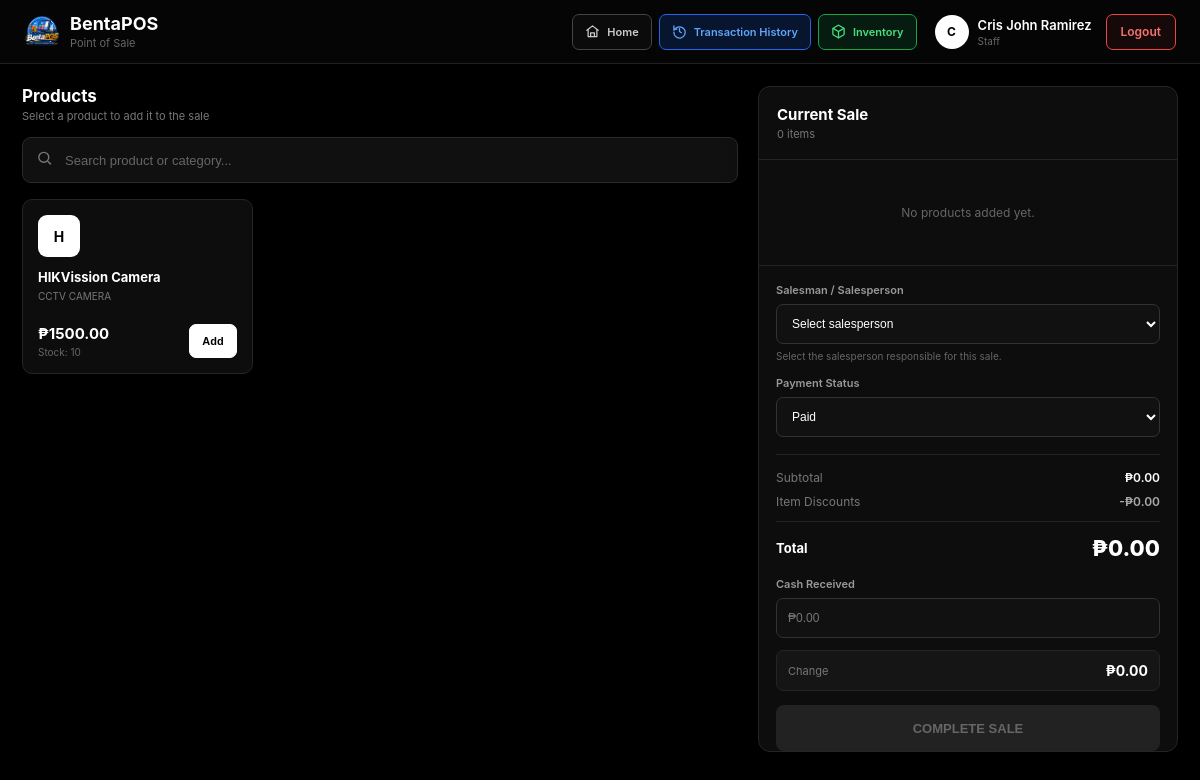
Before: /staff/dashboard/ (signed in) with the older database file.
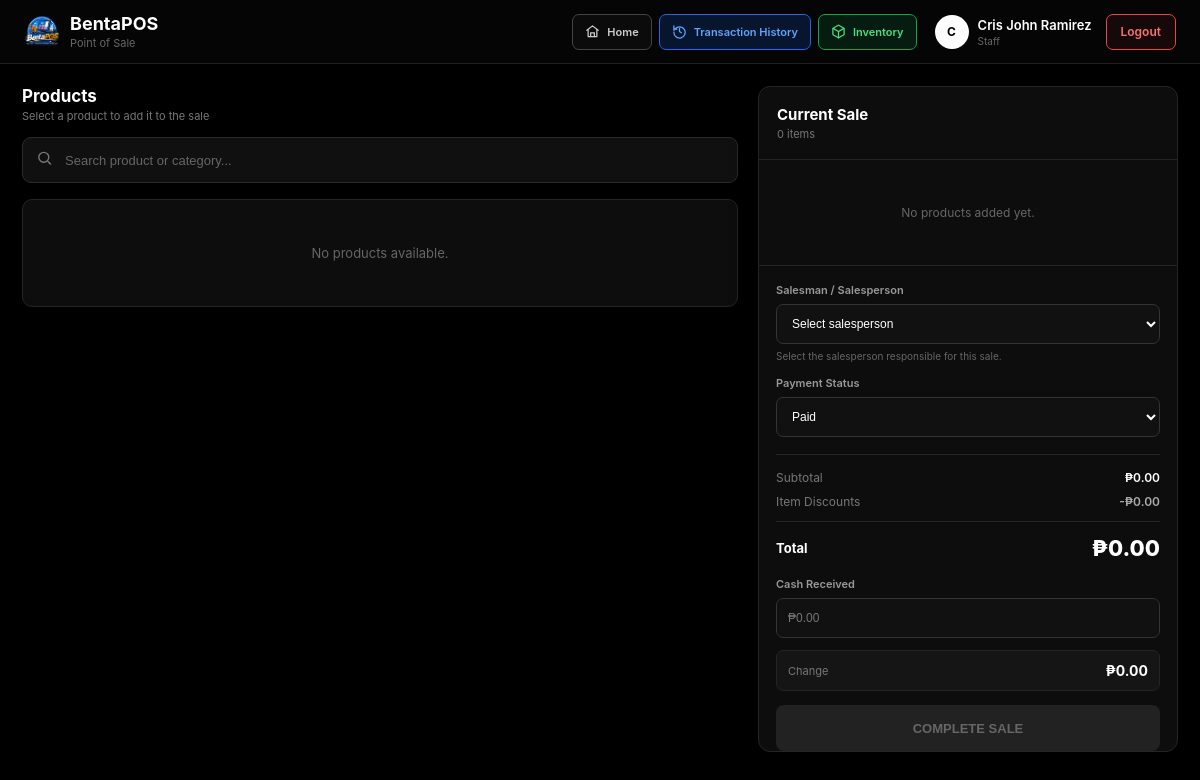
After: the same page with the newer database file.
### core/models.py (models this page shows, shortened)
class Product(models.Model):
    product_model = models.CharField(
        max_length=150
    )
    description = models.TextField(
        blank=True,
        null=True
    )
    category = models.CharField(
        max_length=100
    )
    price = models.DecimalField(
        max_digits=10,
        decimal_places=2
    )
    qty = models.PositiveIntegerField(
        default=0
    )
    created_at = models.DateTimeField(
        auto_now_add=True
    )
    updated_at = models.DateTimeField(
        auto_now=True
    )
    class Meta:
        ordering = ["product_model"]
        verbose_name = "Product"
        verbose_name_plural = "Products"

### staff/views.py (the view, shortened to what this page needs)
@login_required
@user_passes_test(is_staff)
def staff_dashboard(request):
    DiscountClass.objects.update_or_create(
        code="A",
        defaults={
            "name": "Class A",
            "max_discount": Decimal("0.00"),
            "open_discount": False,
        }
    )
    DiscountClass.objects.update_or_create(
        code="B",
        defaults={
            "name": "Class B",
            "max_discount": Decimal("10.00"),
            "open_discount": False,
        }
    )
    DiscountClass.objects.update_or_create(
        code="C",
        defaults={
            "name": "Class C",
            "max_discount": Decimal("100.00"),
            "open_discount": True,
        }
    )
    search = request.GET.get(
        "search",
        ""
    ).strip()
    products = (
        Product.objects
        .filter(
            qty__gt=0
        )
        .order_by(
            "product_model"
        )
    )
    discount_classes = (
        DiscountClass.objects
        .all()
        .order_by("code")
    )
    salespersons = (
        Salesperson.objects
        .filter(
            is_active=True
        )
        .order_by(
            "first_name",
            "last_name",
            "employee_id"
        )
    )
    return render(
        request,
        "staff/staff_dashboard.html",
        {
            "products": products,
            "discount_classes": discount_classes,
            "salespersons": salespersons,
            "search": search,
        }
    )

### staff/views.py (called while the page is built)
def is_staff(user):
    return user.is_authenticated and user.is_staff

### staff/templates/staff/staff_dashboard.html (shortened to what the changed rows need)
{% extends "staff.html" %}
{% load static %}
{% block content %}
<div class="pos-layout">
    <section class="products-panel">
        <div
            class="product-grid"
            id="productGrid"
        >
            {% for product in products %}
                <div
                    class="product-card"
                    data-name="{{ product.product_model|lower }}"
                    data-category="{{ product.category|lower }}"
                    data-description="{{ product.description|default:''|lower }}"
                >
                    <div class="product-icon">
                        {{ product.product_model|first|upper }}
                    </div>
                    <div class="product-name">
                        {{ product.product_model }}
                    </div>
                    <div class="product-category">
                        {{ product.category }}
                    </div>
                    <div class="product-bottom">
                        <div>
                            <div class="product-price">
                                ₱{{ product.price|floatformat:2 }}
                            </div>
                            <div class="product-stock">
                                Stock: {{ product.qty }}
                            </div>
                        </div>
                        <button
                            type="button"
                            class="add-btn"
                            onclick="addToCart(
                                {{ product.id }},
                                '{{ product.product_model|escapejs }}',
                                '{{ product.price }}',
                                {{ product.qty }}
                            )"
                        >
                            {% if product.qty > 0 %}
                                Add
                            {% else %}
                                Out
                            {% endif %}
                        </button>
                    </div>
                </div>
            {% empty %}
                <div class="empty-products">
                    No products available.
                </div>
            {% endfor %}
        </div>
    </section>
</div>
{% endblock %}

Changed rows visible on the page:
no longer on this page (row edited): Product: product_model|first "H", product_model "HIKVission Camera", category "CCTV CAMERA", price "1500.00", qty "10", shows "Add"
Other visible differences:
text now shown: "No products available."
